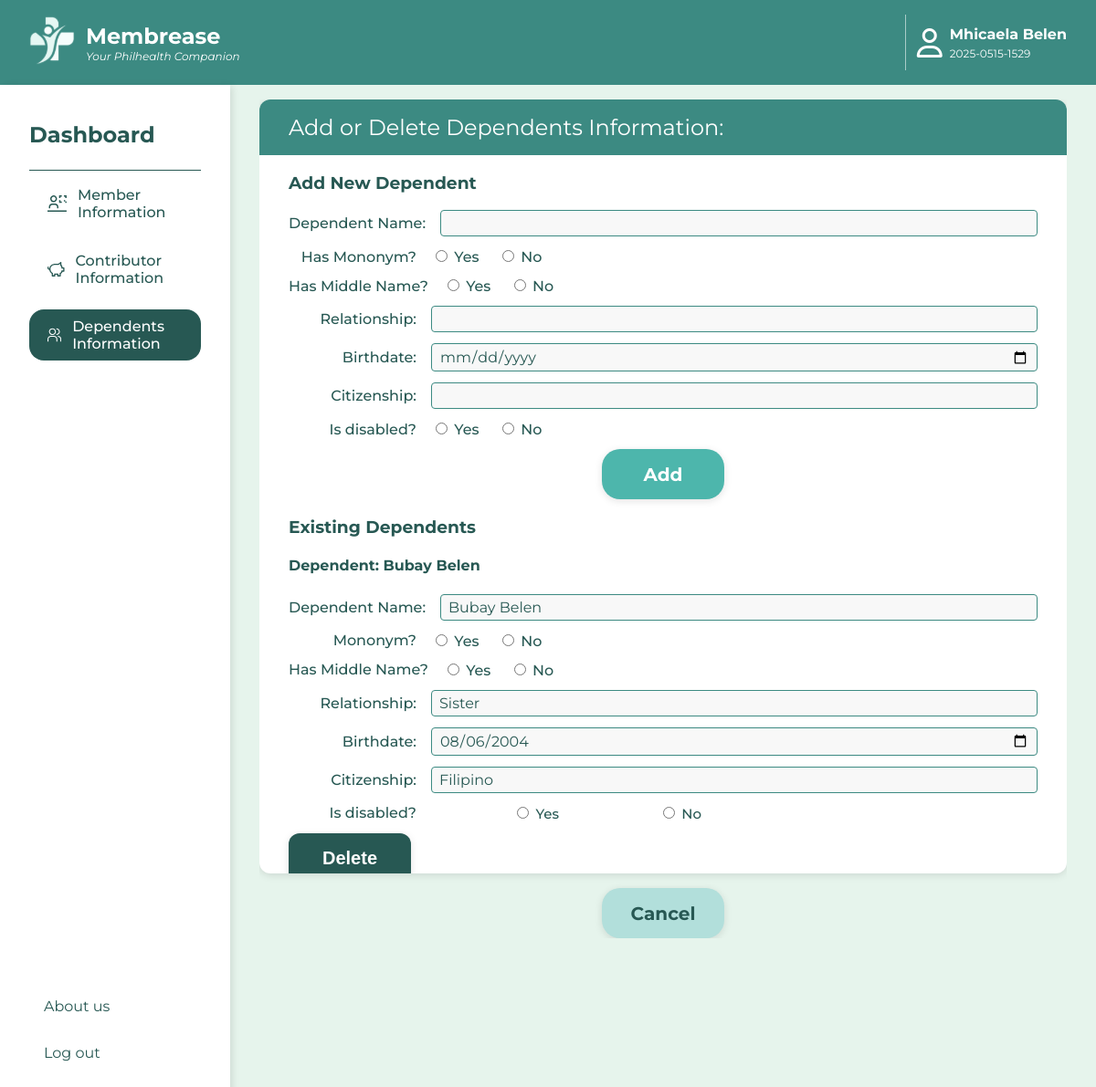
/update_dependents.php (signed in), run on the app's committed database.
### tables this page shows
CREATE TABLE `memberdetails` (
  `PIN` varchar(20) NOT NULL,
  `pkp` varchar(60) DEFAULT NULL,
  `memberName` varchar(100) NOT NULL,
  `memberMiddleName` char(3) DEFAULT NULL,
  `memberMononym` char(3) DEFAULT NULL,
  `motherMaidenName` varchar(100) NOT NULL,
  `motherMaidenMiddleName` char(3) NOT NULL,
  `mmaidenMononym` char(3) NOT NULL,
  `spouseID` varchar(10) DEFAULT NULL,
  `birthdate` date NOT NULL,
  `birthplace` varchar(100) NOT NULL,
  `sex` char(1) NOT NULL,
  `civilStatus` char(2) NOT NULL,
  `citizenship` varchar(50) NOT NULL,
  `philsysID` varchar(20) DEFAULT NULL,
  `tinID` varchar(15) DEFAULT NULL,
  `permaHomeAddress` varchar(250) NOT NULL,
  `mailingAddress` varchar(250) DEFAULT NULL,
  `homePhoneNo` varchar(15) NOT NULL,
  `mobileNo` varchar(15) NOT NULL,
  `directNo` varchar(15) DEFAULT NULL,
  `emailAdd` varchar(100) NOT NULL,
  `contributorType` varchar(50) NOT NULL,
  `profession` varchar(100) NOT NULL,
  `monthlyIncome` decimal(10,2) NOT NULL,
  `incomeProof` char(4) DEFAULT NULL,
  PRIMARY KEY (`PIN`),
  KEY `spouseID` (`spouseID`),
  CONSTRAINT `chk_civil_status` CHECK ((`civilStatus` in (_utf8mb3'S',_utf8mb3'M',_utf8mb3'W',_utf8mb3'A',_utf8mb3'LS'))),
  CONSTRAINT `chk_contributorType` CHECK ((`contributorType` in (_utf8mb3'Direct',_utf8mb3'Indirect'))),
  CONSTRAINT `chk_income_proof` CHECK ((`incomeProof` in (_utf8mb3'ITR',_utf8mb3'COE',_utf8mb3'PA',_utf8mb3'NONE'))),
  CONSTRAINT `chk_sex` CHECK ((`sex` in (_utf8mb3'M',_utf8mb3'F')))
);

CREATE TABLE `dependents` (
  `PIN` varchar(20) NOT NULL,
  `depID` varchar(10) NOT NULL,
  `depName` varchar(100) NOT NULL,
  `depMiddleName` char(3) DEFAULT NULL,
  `depMononym` char(3) DEFAULT NULL,
  `depPWD` char(3) DEFAULT NULL,
  `relationship` varchar(50) NOT NULL,
  `depBirthdate` date NOT NULL,
  `depCitizenship` varchar(50) NOT NULL,
  PRIMARY KEY (`PIN`,`depID`),
  CONSTRAINT `fk_dependents_member` FOREIGN KEY (`PIN`) REFERENCES `memberdetails` (`PIN`) ON DELETE CASCADE ON UPDATE CASCADE
);

### update_dependents.php (the view, shortened to what the rows shown need)
<?php
include 'config.php';
$pin = $_SESSION['userPIN'];
$member = [];
if (!empty($pin)) {
    $stmt = $conn->prepare("SELECT * FROM memberdetails WHERE PIN = ?");
    $stmt->bind_param("s", $pin);
    $stmt->execute();
    $result = $stmt->get_result();
    $member = $result->fetch_assoc();
}
$dependents = [];
if (!empty($pin)) {
    $stmt = $conn->prepare("SELECT * FROM dependents WHERE PIN = ?");
    $stmt->bind_param("s", $pin);
    $stmt->execute();
    $result = $stmt->get_result();
    while ($row = $result->fetch_assoc()) {
        $dependents[] = $row;
    }
}
?>
<!DOCTYPE html>
<html>
<head>
    <link rel="stylesheet" href="css/dashboard.css">
    <link rel="stylesheet" href="https://cdnjs.cloudflare.com/ajax/libs/font-awesome/6.6.0/css/all.min.css" />
</head>
    <body>
        <div class="parent">
            <div class="topbar">
                <div class="account">
                    <div class="member-name-id-wrapper">
                        <div class="member-name">
                            <div><?php echo htmlspecialchars($member['memberName'] ?? "Not available"); ?></div>
                        </div>
                        <div class="member-id">
                            <div><?php echo htmlspecialchars($member['PIN'] ?? "Not available"); ?></div>
                        </div>
                    </div>
                </div>
            </div>
            <main class="main">
                <section class="dashboard">
                    <div class="section-4" style="overflow: auto;">
                        <div class="update-information">
                            <div class="update-information-list">
                                <?php if (!empty($dependents)): ?>
                                    <div class="existing-dependents-section">
                                        <form method="POST" action="update_dependents.php">
                                            <?php foreach ($dependents as $dependent): ?>
                                            <div class="dependent-card">
                                                <h4>Dependent: <?= htmlspecialchars($dependent['depName']) ?></h4>
                                                <div class="update-dependent-information">
                                                    <div class="form-group">
                                                        <label>Dependent Name:</label>
                                                        <input type="text" name="dependents[<?= $dependent['depID'] ?>][depName]"
                                                            value="<?= htmlspecialchars($dependent['depName'] ?? '') ?>" class="form-control" required>
                                                    </div>
                                                    <div class="form-group">
                                                        <label>Mononym?</label>
                                                        <div>
                                                        <label>
                                                            <input type="radio"
                                                                name="dependents[<?= $dependent['depID'] ?>][depMononym]"
                                                                value="YES"
                                                                <?= (isset($dependent['depMononym']) && $dependent['depMononym'] == 'YES') ? 'checked' : '' ?>>
                                                            Yes
                                                        </label>
                                                        <label style="margin-left: 1em;">
                                                            <input type="radio"
                                                                name="dependents[<?= $dependent['depID'] ?>][depMononym]"
                                                                value="NO"
                                                                <?= (isset($dependent['depMononym']) && $dependent['depMononym'] == 'NO') ? 'checked' : '' ?>>
                                                            No
                                                        </label>
                                                        </div>
                                                    </div>
                                                    <div class="form-group">
                                                        <label>Has Middle Name?</label>
                                                        <div>
                                                        <label>
                                                            <input type="radio"
                                                                name="dependents[<?= $dependent['depID'] ?>][depMiddleName]"
                                                                value="YES"
                                                                <?= (isset($dependent['depMiddleName']) && $dependent['depMiddleName'] == 'YES') ? 'checked' : '' ?>>
                                                            Yes
                                                        </label>
                                                        <label style="margin-left: 1em;">
                                                            <input type="radio"
                                                                name="dependents[<?= $dependent['depID'] ?>][depMiddleName]"
                                                                value="NO"
                                                                <?= (isset($dependent['depMiddleName']) && $dependent['depMiddleName'] == 'NO') ? 'checked' : '' ?>>
                                                            No
                                                        </label>
                                                        </div>
                                                    </div>
                                                    <div class="form-group">
                                                        <label>Relationship:</label>
                                                        <input type="text" name="dependents[<?= $dependent['depID'] ?>][relationship]"
                                                            value="<?= htmlspecialchars($dependent['relationship'] ?? '') ?>" class="form-control" required>
                                                    </div>
                                                    <div class="form-group">
                                                        <label>Birthdate:</label>
                                                        <input type="date" name="dependents[<?= $dependent['depID'] ?>][depBirthdate]"
                                                            value="<?= htmlspecialchars($dependent['depBirthdate'] ?? '') ?>" class="form-control" required>
                                                    </div>
                                                    <div class="form-group">
                                                        <label>Citizenship:</label>
                                                        <input type="text" name="dependents[<?= $dependent['depID'] ?>][depCitizenship]"
                                                            value="<?= htmlspecialchars($dependent['depCitizenship'] ?? '') ?>" class="form-control" required>
                                                    </div>
                                                    <div class="form-group">
                                                        <label>Is disabled?</label>
                                                        <div class="pwd-input">
                                                            <div class="options">
                                                                <label><input type="radio"
                                                                            name="dependents[<?= $dependent['depID'] ?>][depPWD]"
                                                                            value="YES"
                                                                            <?= (isset($dependent['depPWD']) && $dependent['depPWD'] == 'YES') ? 'checked' : '' ?>> Yes</label>
                                                                <label><input type="radio"
                                                                            name="dependents[<?= $dependent['depID'] ?>][depPWD]"
                                                                            value="NO"
                                                                            <?= (isset($dependent['depPWD']) && $dependent['depPWD'] == 'NO') ? 'checked' : '' ?>> No</label>
                                                            </div>
                                                        </div>
                                                    </div>
                                                    <button type="submit" name="delete_dependent" value="<?= $dependent['depID'] ?>"
                                                        class="delete-button button" onclick="return confirm('Are you sure you want to delete this dependent?')">
                                                        Delete
                                                    </button>
                                                </div>
                                            </div>
                                            <?php endforeach; ?>
                                        </form>
                                    </div>
                                <?php else: ?>
                                    <p>No dependents found. Add a new dependent above.</p>
                                <?php endif; ?>
                            </div>
                        </div>
                    </div>
                </section>
            </main>
        </div>
    </body>
</html>

### data on the page
memberdetails: memberName "Mhicaela Belen", PIN "2025-0515-1529"
dependents: depName "Bubay Belen", depMononym "☐ Yes", depMononym "☐ No", depMiddleName "☐ Yes", depMiddleName "☐ No", relationship "Sister", depBirthdate "08/06/2004", depCitizenship "Filipino", depPWD "☐ Yes", depPWD "☐ No"
